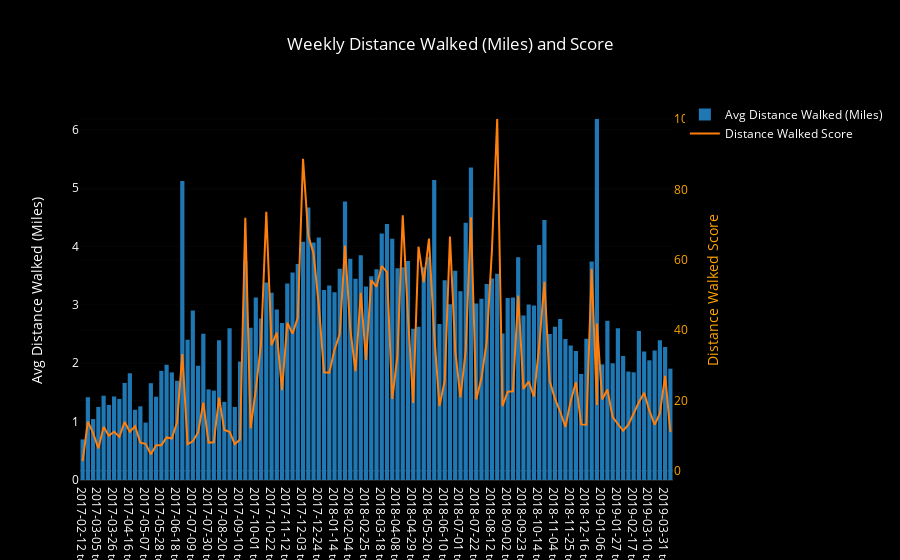

The code cell stored with this chart in its notebook:
### Code cell
bars = go.Bar(x=week_df.week_range, y=week_df.mean_dist,
              name='Avg Distance Walked (Miles)', yaxis='y1')

score_line = go.Scatter(x=week_df.week_range, y=week_df.dist_score,
                        name='Distance Walked Score', yaxis='y2')

layout = go.Layout({'plot_bgcolor': 'black', 'paper_bgcolor': 'black',
                    'font': {'color': 'white'},
                    'title': 'Weekly Distance Walked (Miles) and Score',
                    'yaxis': {'title': 'Avg Distance Walked (Miles)'},
                    'yaxis2': {'title': 'Distance Walked Score',
                               'titlefont': {'color': 'orange'},
                               'tickfont': {'color': 'orange'},
                               'overlaying': 'y',
                               'side': 'right'},
                   'xaxis': {'type': '-'}})

data = [bars, score_line]
fig = go.Figure(data=data, layout=layout)
iplot(fig)
